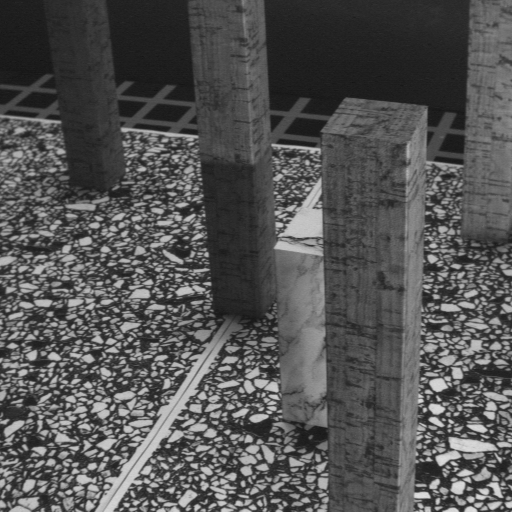
#> input picture data/insight20.png, 512 x 512 px; its folder holds 4 pictures in this run
$ python main.py
#> lines starting #> are read from the running program, lines starting #| are printed output that depends on the picture
import os
import numpy as np
import matplotlib.pyplot as plt
import matplotlib.image as mpimg
import seaborn as sns
from matplotlib.patches import Rectangle

from compute_grad import compute_Ix, compute_Iy, compute_It
from compute_flow import flow_lk
from vis_flow import plot_flow
from depth import depth
from epipole import epipole


# DO NOT CHANGE THIS DEFINITION
K = np.array([
    [1118, 0, 357],
    [0, 1121, 268],
    [0, 0, 1]
])

if __name__ == "__main__":

    # TODO: Edit this parameter to see different results.
    threshmin =30
    # load images
    data_folder = "data"
    images = [
        mpimg.imread(os.path.join(data_folder, "insight{}.png".format(i))) * 255
        for i in range(20, 27)
    ]
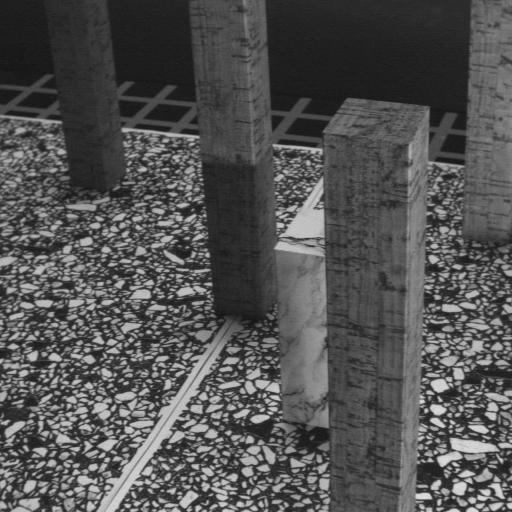
#> input picture data/insight21.png, 512 x 512 px
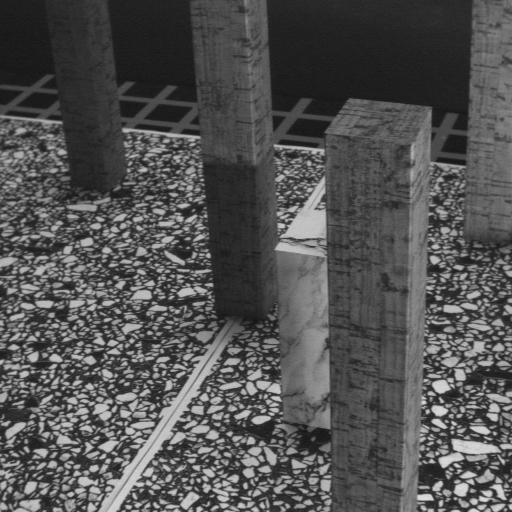
#> input picture data/insight22.png, 512 x 512 px
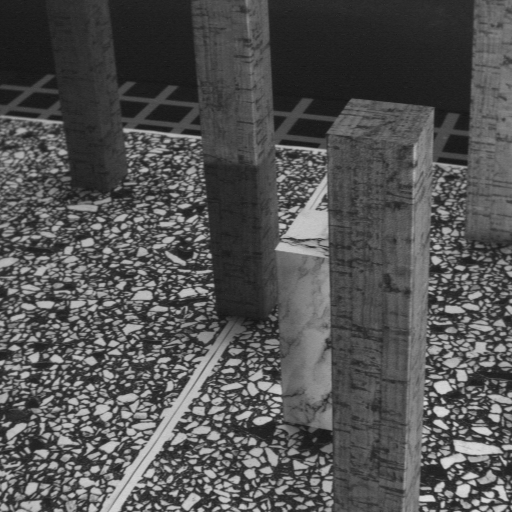
#> input picture data/insight23.png, 512 x 512 px
#> (the run stopped early here; a loop or call above may not have finished)
